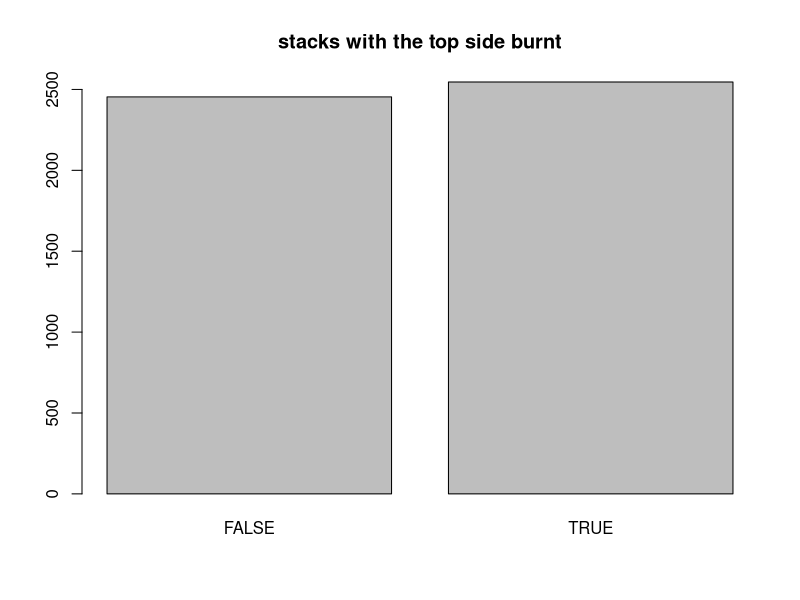
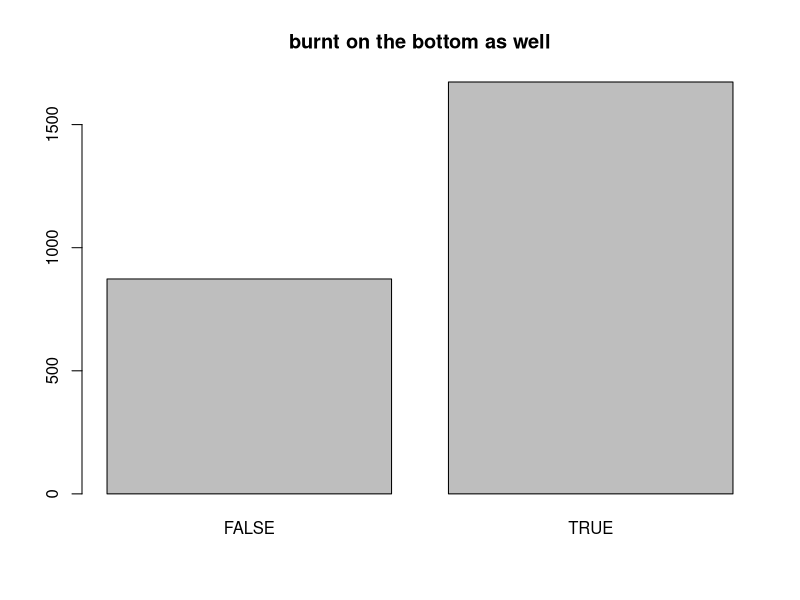

Recreate these plots in R, in order.
## ---- chunk 1
knitr::opts_chunk$set(echo = TRUE)
## ---- chunk 2
trial_limit <- 5000
trial <- 1:trial_limit
Pancake <- data.frame(trial)
## ---- chunk 3
not_burnt <- c(FALSE,FALSE )
half_burnt <- c(TRUE, FALSE)
all_burnt <- c(TRUE, TRUE)
cakes <- list(not_burnt, half_burnt, all_burnt)

## ---- chunk 4
Pancake$topCake <- sample(cakes, trial_limit, replace=TRUE) 
for (i in trial) { 
  side <- sample(1:2,1)
  Pancake$topSideBurnt[i] <- Pancake$topCake[[i]][side]
  Pancake$bottomSideBurnt[i] <- Pancake$topCake[[i]][-side]
} 

## ---- chunk 5
barplot(table(Pancake$topSideBurnt), main='stacks with the top side burnt')
## ---- chunk 6
BurntOnTop <- subset(Pancake, Pancake$topSideBurnt)
prop.table(table(BurntOnTop$bottomSideBurnt))
## ---- chunk 7
barplot(table(BurntOnTop$bottomSideBurnt), main='burnt on the bottom as well')
